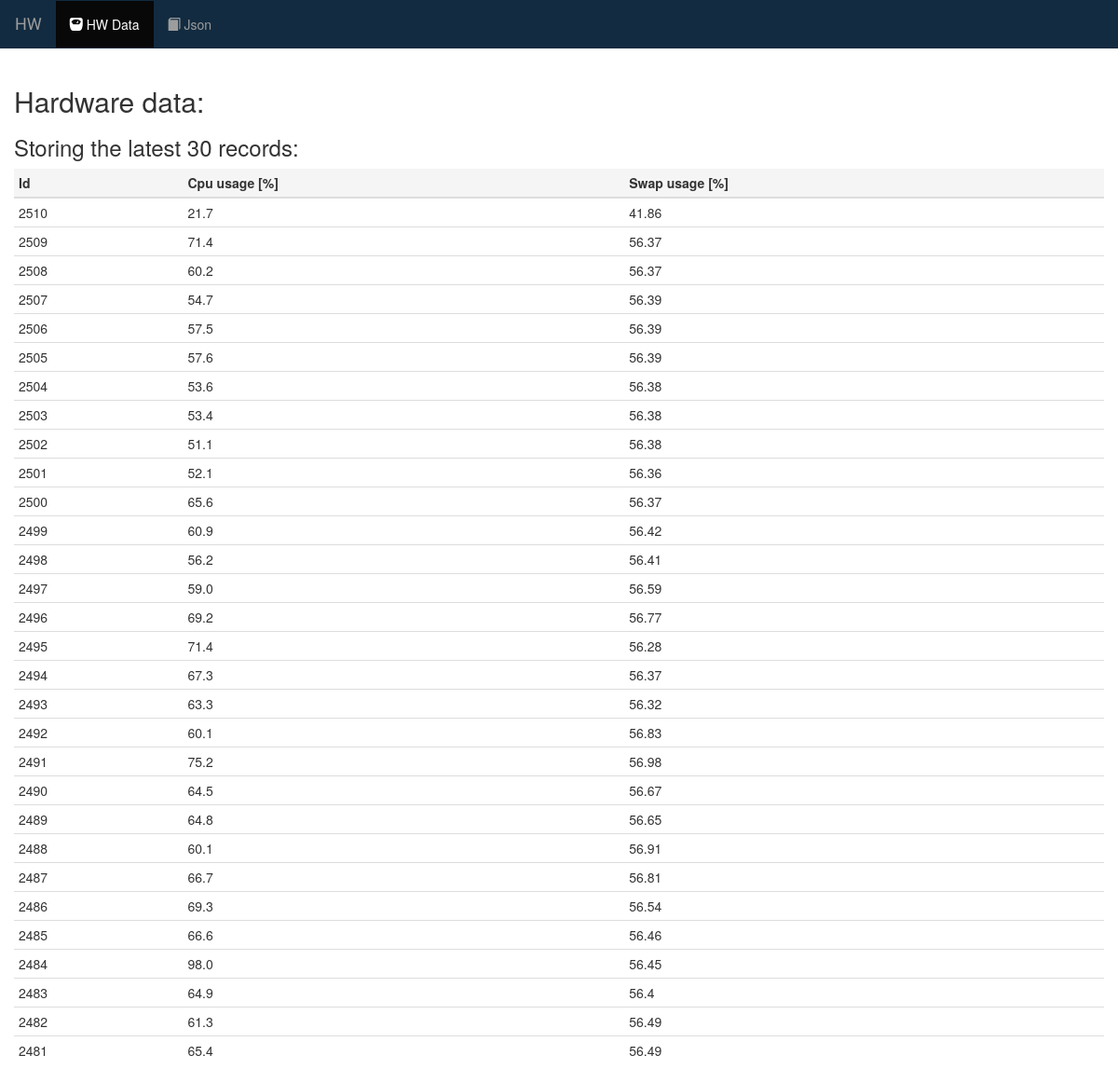
Screenshot of /hwdata/json with the database file from the repository.
### hwdata/models.py (models this page shows, shortened)
class Data(models.Model):
    CPU_usage = models.FloatField()
    SWAP_usage = models.FloatField()

### hwdata/views.py (the view)
def json(request):
    if request.is_ajax():
        cpu_current_usage = cpu_percent()
        swap_current_usage = (100 * swap_memory().used) / swap_memory().total
        swap_current_usage = round(swap_current_usage, 2)
        Data(CPU_usage=cpu_current_usage, SWAP_usage=swap_current_usage).save()
        records = 30
        exclude_id = Data.objects.count() - records
        if exclude_id > 0:
            id_list = Data.objects.all()[exclude_id:].values_list("id", flat=True)  # only retrieve ids.
            Data.objects.exclude(pk__in=list(id_list)).delete()
        context = {'cpu usage': cpu_current_usage, 'swap usage': swap_current_usage}
        return JsonResponse(context)
    else:
        my_data = Data.objects.all()
        my_data = list(reversed(my_data))
        count = len(my_data)
        return render(request, 'hwdata/json.html', {'current_data': my_data,
                                                    'count': count})

### hwdata/templates/hwdata/json.html (shortened to what this page needs)
{% extends 'hwdata/base.html' %}
{% block body %}
    <div class="container-fluid">
    {% if current_data %}
        <h2>Hardware data:</h2>
        <h3>Storing the latest {{ count }} records:</h3>
        <table class="table table-condensed table-hover">
            <thead>
            <tr class="active">
                <th>Id</th>
                <th>Cpu usage [%]</th>
                <th>Swap usage [%]</th>
            </tr>
            </thead>
            <tbody>
            {% for data in current_data %}
                <tr>
                    <td>{{ data.id }}</td>
                    <td>{{ data.CPU_usage }}</td>
                    <td>{{ data.SWAP_usage }}</td>
                </tr>
            {% endfor %}
            </tbody>
        </table>
    {% else %}
        <h3> No data! </h3>
    {% endif %}
{% endblock body %}

### hwdata/templates/hwdata/base.html (shortened to what this page needs)
<!DOCTYPE html>
<html lang="en">
<head>
    {% load staticfiles %}
    <link rel="stylesheet" type="text/css" href="{% static 'hwdata/css/bootstrap.min.css' %}">
    <link rel="stylesheet" type="text/css" href="{% static 'hwdata/css/style.css' %}"/>
</head>
<body>
<nav class="navbar navbar-inverse">
    <div class="container-fluid">
        <div class="navbar-header">
            <a class="navbar-brand" href="{% url 'hwdata:index' %}">HW</a>
        </div>
        <div class="collapse navbar-collapse" id="topNavBar">
            <ul class="nav navbar-nav">
                <li class="active">
                    <a href="{% url 'hwdata:index' %}">
                        <span class="glyphicon glyphicon glyphicon-scale" aria-hidden="true"></span>&nbsp;HW Data
                    </a>
                </li>
                <li class="">
                    <a href="{% url 'hwdata:json' %}">
                        <span class="glyphicon glyphicon glyphicon-book" aria-hidden="true"></span>&nbsp;Json
                    </a>
                </li>
            </ul>
        </div>
    </div>
</nav>
{% block body %}
{% endblock %}
</body>
</html>

### hwdata/static/hwdata/css/style.css (style rules this page uses)
body { #background: white url("../images/background.jpg") }
.navbar { border-radius: 0; }
.navbar-brand { font-family: 'Satisfy', cursive; }
.navbar-inverse { background-color: #122b40; border-color: #122b40; }

### rows the page displays
Data: id "2510", CPU_usage "21.7", SWAP_usage "41.86"
Data: id "2509", CPU_usage "71.4", SWAP_usage "56.37"
Data: id "2508", CPU_usage "60.2", SWAP_usage "56.37"
Data: id "2507", CPU_usage "54.7", SWAP_usage "56.39"
Data: id "2506", CPU_usage "57.5", SWAP_usage "56.39"
Data: id "2505", CPU_usage "57.6", SWAP_usage "56.39"
Data: id "2504", CPU_usage "53.6", SWAP_usage "56.38"
Data: id "2503", CPU_usage "53.4", SWAP_usage "56.38"
Data: id "2502", CPU_usage "51.1", SWAP_usage "56.38"
Data: id "2501", CPU_usage "52.1", SWAP_usage "56.36"
Data: id "2500", CPU_usage "65.6", SWAP_usage "56.37"
Data: id "2499", CPU_usage "60.9", SWAP_usage "56.42"
Data: id "2498", CPU_usage "56.2", SWAP_usage "56.41"
Data: id "2497", CPU_usage "59.0", SWAP_usage "56.59"
Data: id "2496", CPU_usage "69.2", SWAP_usage "56.77"
Data: id "2495", CPU_usage "71.4", SWAP_usage "56.28"
Data: id "2494", CPU_usage "67.3", SWAP_usage "56.37"
Data: id "2493", CPU_usage "63.3", SWAP_usage "56.32"
Data: id "2492", CPU_usage "60.1", SWAP_usage "56.83"
Data: id "2491", CPU_usage "75.2", SWAP_usage "56.98"
Data: id "2490", CPU_usage "64.5", SWAP_usage "56.67"
Data: id "2489", CPU_usage "64.8", SWAP_usage "56.65"
Data: id "2488", CPU_usage "60.1", SWAP_usage "56.91"
Data: id "2487", CPU_usage "66.7", SWAP_usage "56.81"
Data: id "2486", CPU_usage "69.3", SWAP_usage "56.54"
Data: id "2485", CPU_usage "66.6", SWAP_usage "56.46"
Data: id "2484", CPU_usage "98.0", SWAP_usage "56.45"
Data: id "2483", CPU_usage "64.9", SWAP_usage "56.4"
Data: id "2482", CPU_usage "61.3", SWAP_usage "56.49"
Data: id "2481", CPU_usage "65.4", SWAP_usage "56.49"

### other values shown
{{ count }} "30"
